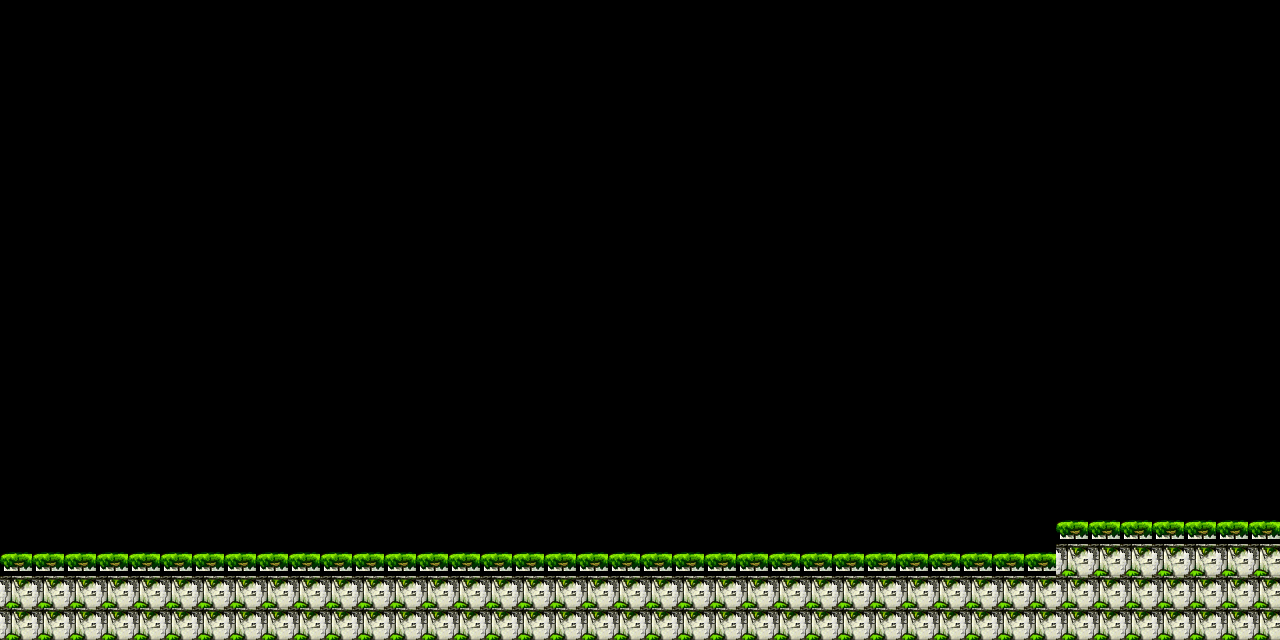

Below is a game level as drawn by its tile map, then a one-line description and the .tmx that defines it (tile-layer data replaced by summaries):
An orthogonal 40x20 tile map with 32x32 px tiles, 1 tile layer (Tile Layer 1).

<map version="1.0" orientation="orthogonal" renderorder="right-down" width="40" height="20" tilewidth="32" tileheight="32" nextobjectid="1">
 <tileset firstgid="1" name="tilemap" tilewidth="32" tileheight="32" tilecount="176">
  <image source="tilemap.png" width="540" height="370" />
 </tileset>
 <layer name="Tile Layer 1" width="40" height="20">
  <data>[800 cells, 127 non-empty, 2 distinct tile ids]</data>
 </layer>
</map>
